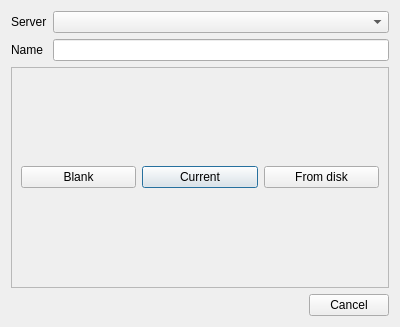
<?xml version="1.0" encoding="UTF-8"?>
<ui version="4.0">
 <class>Dialog</class>
 <widget class="QDialog" name="Dialog">
  <property name="geometry">
   <rect>
    <x>0</x>
    <y>0</y>
    <width>400</width>
    <height>327</height>
   </rect>
  </property>
  <property name="windowTitle">
   <string>Dialog</string>
  </property>
  <layout class="QGridLayout" name="gridLayout_2">
   <item row="0" column="0">
    <layout class="QGridLayout" name="gridLayout">
     <item row="1" column="0">
      <widget class="QLabel" name="name_label">
       <property name="text">
        <string>Name</string>
       </property>
      </widget>
     </item>
     <item row="0" column="0">
      <widget class="QLabel" name="server_label">
       <property name="text">
        <string>Server</string>
       </property>
      </widget>
     </item>
     <item row="1" column="1">
      <widget class="QLineEdit" name="name"/>
     </item>
     <item row="0" column="1">
      <widget class="QComboBox" name="servers"/>
     </item>
     <item row="2" column="0" colspan="2">
      <widget class="QScrollArea" name="scrollArea">
       <property name="widgetResizable">
        <bool>true</bool>
       </property>
       <widget class="QWidget" name="scrollAreaWidgetContents">
        <property name="geometry">
         <rect>
          <x>0</x>
          <y>0</y>
          <width>378</width>
          <height>212</height>
         </rect>
        </property>
        <layout class="QGridLayout" name="gridLayout_3">
         <item row="0" column="1">
          <widget class="QPushButton" name="current_2">
           <property name="text">
            <string>Current</string>
           </property>
          </widget>
         </item>
         <item row="0" column="0">
          <widget class="QPushButton" name="blank">
           <property name="text">
            <string>Blank</string>
           </property>
          </widget>
         </item>
         <item row="0" column="2">
          <widget class="QPushButton" name="file">
           <property name="text">
            <string>From disk</string>
           </property>
          </widget>
         </item>
        </layout>
       </widget>
      </widget>
     </item>
    </layout>
   </item>
   <item row="1" column="0">
    <widget class="QDialogButtonBox" name="buttonBox">
     <property name="orientation">
      <enum>Qt::Horizontal</enum>
     </property>
     <property name="standardButtons">
      <set>QDialogButtonBox::Cancel</set>
     </property>
    </widget>
   </item>
  </layout>
 </widget>
 <resources/>
 <connections>
  <connection>
   <sender>buttonBox</sender>
   <signal>accepted()</signal>
   <receiver>Dialog</receiver>
   <slot>accept()</slot>
   <hints>
    <hint type="sourcelabel">
     <x>248</x>
     <y>254</y>
    </hint>
    <hint type="destinationlabel">
     <x>157</x>
     <y>274</y>
    </hint>
   </hints>
  </connection>
  <connection>
   <sender>buttonBox</sender>
   <signal>rejected()</signal>
   <receiver>Dialog</receiver>
   <slot>reject()</slot>
   <hints>
    <hint type="sourcelabel">
     <x>316</x>
     <y>260</y>
    </hint>
    <hint type="destinationlabel">
     <x>286</x>
     <y>274</y>
    </hint>
   </hints>
  </connection>
 </connections>
</ui>
